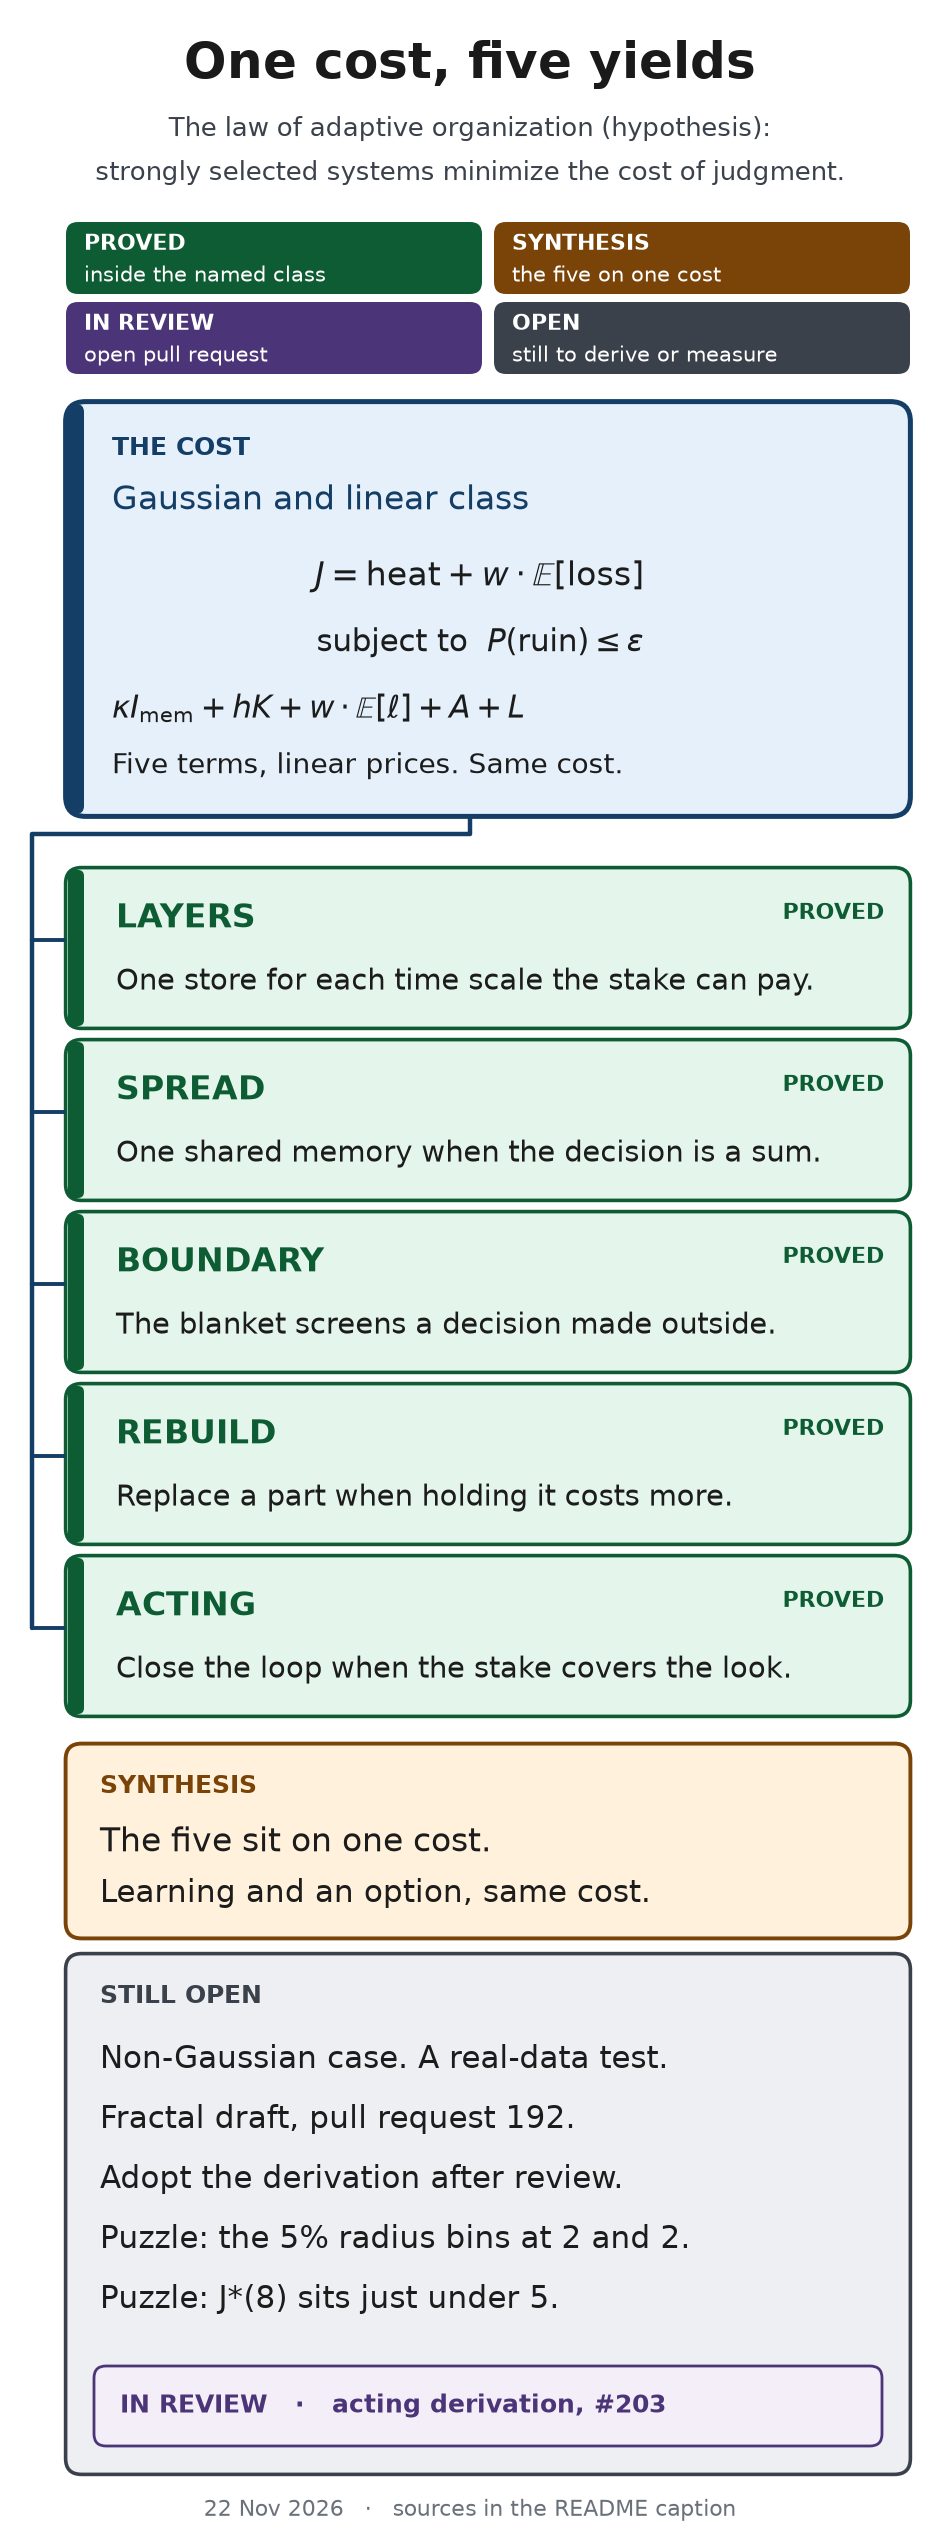

The Python source for this figure:
#!/usr/bin/env python3
"""One cost, five yields: the front-page map.

    nice -n 19 python3 figures/derivation_map.py

Writes figures/derivation_map.png beside this file. Portrait, one card wide.
Colors are a second channel. Every card also prints its status word.

  PROVED      proved inside the class named on the card
  SYNTHESIS   the five yields on one cost; not one theorem
  IN REVIEW   pull request 203; not merged
  OPEN        not derived, or not measured

A card states the claim. It does not re-prove it.
Sources: theory/GENERAL_FORM_PHYSICS_2026-11-22.md,
theory/ACTING_LOOP_2026-11-22.md §8, and the notes named on the cards.
"""
import os
import matplotlib

matplotlib.use("Agg")
import matplotlib.pyplot as plt
from matplotlib.patches import FancyBboxPatch

HERE = os.path.dirname(os.path.abspath(__file__))
OUT = os.path.join(HERE, "derivation_map.png")

PALETTE = {
    "PROVED": ("#0E5C34", "#E4F6EC"),
    "SYNTHESIS": ("#7A4308", "#FFF1DC"),
    "IN REVIEW": ("#4C3478", "#F3EEF8"),
    "OPEN": ("#3A414B", "#EEEFF2"),
    "COST": ("#143E66", "#E5F0FA"),
}

# Pre-wrapped for a phone column.
YIELDS = [
    ("LAYERS", "One store for each time scale the stake can pay."),
    ("SPREAD", "One shared memory when the decision is a sum."),
    ("BOUNDARY", "The blanket screens a decision made outside."),
    ("REBUILD", "Replace a part when holding it costs more."),
    ("ACTING", "Close the loop when the stake covers the look."),
]


def rounded(ax, x, y, w, h, edge, face, radius=0.08, lw=1.5):
    ax.add_patch(
        FancyBboxPatch(
            (x, y),
            w,
            h,
            boxstyle="round,pad=0.012,rounding_size=%s" % radius,
            linewidth=lw,
            edgecolor=edge,
            facecolor=face,
            mutation_aspect=None,
        )
    )


def main():
    width = 4.70
    left = 0.34
    right = 0.16
    inner = width - left - right
    rail = 0.08
    spine_x = 0.16

    # Vertical rhythm, top to bottom, in inches.
    top = 0.20
    title_h = 0.95
    legend_row = 0.34
    legend_gap = 0.06
    cost_h = 2.05
    stem = 0.28
    yield_h = 0.78
    yield_gap = 0.08
    synth_h = 0.95
    open_h = 2.58
    foot = 0.38
    n_yield = len(YIELDS)
    legend_h = 2 * legend_row + legend_gap

    height = (
        top
        + title_h
        + legend_h
        + 0.12
        + cost_h
        + stem
        + n_yield * yield_h
        + (n_yield - 1) * yield_gap
        + 0.16
        + synth_h
        + 0.10
        + open_h
        + foot
    )

    fig = plt.figure(figsize=(width, height), dpi=200, facecolor="white")
    ax = fig.add_axes([0, 0, 1, 1])
    ax.set_xlim(0, width)
    ax.set_ylim(0, height)
    ax.axis("off")

    y = height - top
    ax.text(
        width / 2,
        y,
        "One cost, five yields",
        ha="center",
        va="top",
        fontsize=18,
        fontname="DejaVu Sans",
        color="#1A1A1A",
        fontweight="bold",
    )
    y -= 0.38
    ax.text(
        width / 2,
        y,
        "The law of adaptive organization (hypothesis):",
        ha="center",
        va="top",
        fontsize=9.5,
        fontname="DejaVu Sans",
        color="#3A414B",
    )
    y -= 0.22
    ax.text(
        width / 2,
        y,
        "strongly selected systems minimize the cost of judgment.",
        ha="center",
        va="top",
        fontsize=9.5,
        fontname="DejaVu Sans",
        color="#3A414B",
    )
    y -= 0.32

    legend = [
        ("PROVED", "inside the named class"),
        ("SYNTHESIS", "the five on one cost"),
        ("IN REVIEW", "open pull request"),
        ("OPEN", "still to derive or measure"),
    ]
    for i, (name, gloss) in enumerate(legend):
        col = i % 2
        if col == 0 and i > 0:
            y -= legend_row + legend_gap
        ink, _fill = PALETTE[name]
        x = left + col * (inner / 2 + 0.04)
        w = inner / 2 - 0.04
        ax.add_patch(
            FancyBboxPatch(
                (x, y - legend_row),
                w,
                legend_row,
                boxstyle="round,pad=0.01,rounding_size=0.06",
                linewidth=0,
                facecolor=ink,
            )
        )
        ax.text(
            x + 0.08,
            y - legend_row / 2 + 0.07,
            name,
            ha="left",
            va="center",
            fontsize=8,
            fontname="DejaVu Sans",
            color="white",
            fontweight="bold",
        )
        ax.text(
            x + 0.08,
            y - legend_row / 2 - 0.09,
            gloss,
            ha="left",
            va="center",
            fontsize=7.5,
            fontname="DejaVu Sans",
            color="white",
        )
    y -= legend_row + 0.16

    ink, fill = PALETTE["COST"]
    y -= cost_h
    rounded(ax, left, y, inner, cost_h, ink, fill, radius=0.10, lw=1.8)
    ax.add_patch(
        FancyBboxPatch(
            (left, y),
            rail,
            cost_h,
            boxstyle="round,pad=0.0,rounding_size=0.04",
            linewidth=0,
            facecolor=ink,
        )
    )
    ax.text(
        left + 0.22,
        y + cost_h - 0.16,
        "THE COST",
        ha="left",
        va="top",
        fontsize=9,
        fontname="DejaVu Sans",
        color=ink,
        fontweight="bold",
    )
    ax.text(
        left + 0.22,
        y + cost_h - 0.40,
        "Gaussian and linear class",
        ha="left",
        va="top",
        fontsize=12,
        fontname="DejaVu Sans",
        color=ink,
    )
    ax.text(
        left + inner / 2 - 0.04,
        y + cost_h - 0.78,
        r"$J=\mathrm{heat}+w\cdot\mathbb{E}[\mathrm{loss}]$",
        ha="center",
        va="top",
        fontsize=12,
        color="#1C1C1C",
    )
    ax.text(
        left + inner / 2 - 0.04,
        y + cost_h - 1.12,
        r"subject to  $P(\mathrm{ruin})\leq\varepsilon$",
        ha="center",
        va="top",
        fontsize=11,
        color="#1C1C1C",
    )
    ax.text(
        left + 0.22,
        y + 0.52,
        r"$\kappa I_{\mathrm{mem}}+hK+w\cdot\mathbb{E}[\ell]+A+L$",
        ha="left",
        va="center",
        fontsize=11,
        color="#1C1C1C",
    )
    ax.text(
        left + 0.22,
        y + 0.24,
        "Five terms, linear prices. Same cost.",
        ha="left",
        va="center",
        fontsize=10,
        fontname="DejaVu Sans",
        color="#1C1C1C",
    )

    # Spine in the left margin, from the cost down through the five yields.
    y_cost_bottom = y
    y -= stem
    first_mid = y - yield_h * 0.45
    ax.plot(
        [width / 2, width / 2, spine_x, spine_x],
        [y_cost_bottom - 0.02, y_cost_bottom - 0.10, y_cost_bottom - 0.10, first_mid],
        color="#143E66",
        lw=1.6,
        solid_capstyle="round",
    )

    ink, fill = PALETTE["PROVED"]
    for index, (name, line) in enumerate(YIELDS):
        y -= yield_h
        mid = y + yield_h * 0.55
        rounded(ax, left, y, inner, yield_h, ink, fill, radius=0.08, lw=1.3)
        ax.add_patch(
            FancyBboxPatch(
                (left, y),
                rail,
                yield_h,
                boxstyle="round,pad=0.0,rounding_size=0.03",
                linewidth=0,
                facecolor=ink,
            )
        )
        ax.plot(
            [spine_x, left - 0.02],
            [mid, mid],
            color="#143E66",
            lw=1.4,
            solid_capstyle="round",
        )
        ax.text(
            left + 0.24,
            y + yield_h - 0.16,
            name,
            ha="left",
            va="top",
            fontsize=12,
            fontname="DejaVu Sans",
            color=ink,
            fontweight="bold",
        )
        ax.text(
            left + inner - 0.12,
            y + yield_h - 0.16,
            "PROVED",
            ha="right",
            va="top",
            fontsize=8,
            fontname="DejaVu Sans",
            color=ink,
            fontweight="bold",
        )
        ax.text(
            left + 0.24,
            y + 0.22,
            line,
            ha="left",
            va="center",
            fontsize=10.5,
            fontname="DejaVu Sans",
            color="#1C1C1C",
        )
        if index < n_yield - 1:
            next_mid = y - yield_gap - yield_h * 0.45
            ax.plot(
                [spine_x, spine_x],
                [mid, next_mid],
                color="#143E66",
                lw=1.6,
                solid_capstyle="round",
            )
            y -= yield_gap

    y -= 0.16
    ink, fill = PALETTE["SYNTHESIS"]
    y -= synth_h
    rounded(ax, left, y, inner, synth_h, ink, fill, radius=0.08, lw=1.4)
    ax.text(
        left + 0.16,
        y + synth_h - 0.14,
        "SYNTHESIS",
        ha="left",
        va="top",
        fontsize=9,
        fontname="DejaVu Sans",
        color=ink,
        fontweight="bold",
    )
    ax.text(
        left + 0.16,
        y + synth_h - 0.40,
        "The five sit on one cost.",
        ha="left",
        va="top",
        fontsize=12,
        fontname="DejaVu Sans",
        color="#1C1C1C",
    )
    ax.text(
        left + 0.16,
        y + synth_h - 0.66,
        "Learning and an option, same cost.",
        ha="left",
        va="top",
        fontsize=11,
        fontname="DejaVu Sans",
        color="#1C1C1C",
    )

    y -= 0.10
    ink, fill = PALETTE["OPEN"]
    y -= open_h
    rounded(ax, left, y, inner, open_h, ink, fill, radius=0.08, lw=1.3)
    ax.text(
        left + 0.16,
        y + open_h - 0.14,
        "STILL OPEN",
        ha="left",
        va="top",
        fontsize=9,
        fontname="DejaVu Sans",
        color=ink,
        fontweight="bold",
    )
    open_lines = [
        "Non-Gaussian case. A real-data test.",
        "Fractal draft, pull request 192.",
        "Adopt the derivation after review.",
        "Puzzle: the 5% radius bins at 2 and 2.",
        "Puzzle: J*(8) sits just under 5.",
    ]
    cursor = y + open_h - 0.44
    for line in open_lines:
        ax.text(
            left + 0.16,
            cursor,
            line,
            ha="left",
            va="top",
            fontsize=11,
            fontname="DejaVu Sans",
            color="#1C1C1C",
        )
        cursor -= 0.30

    # In-review chip, below the open lines, own color.
    ink_r, fill_r = PALETTE["IN REVIEW"]
    chip_h = 0.38
    chip_y = y + 0.14
    ax.add_patch(
        FancyBboxPatch(
            (left + 0.14, chip_y),
            inner - 0.28,
            chip_h,
            boxstyle="round,pad=0.01,rounding_size=0.06",
            linewidth=1.0,
            edgecolor=ink_r,
            facecolor=fill_r,
        )
    )
    ax.text(
        left + 0.26,
        chip_y + chip_h / 2,
        "IN REVIEW   ·   acting derivation, #203",
        ha="left",
        va="center",
        fontsize=9,
        fontname="DejaVu Sans",
        color=ink_r,
        fontweight="bold",
    )

    ax.text(
        width / 2,
        0.18,
        "22 Nov 2026   ·   sources in the README caption",
        ha="center",
        va="center",
        fontsize=8,
        fontname="DejaVu Sans",
        color="#6A717A",
    )

    fig.savefig(OUT, dpi=200, facecolor="white")
    plt.close(fig)
    print("wrote %s" % OUT)


if __name__ == "__main__":
    main()
